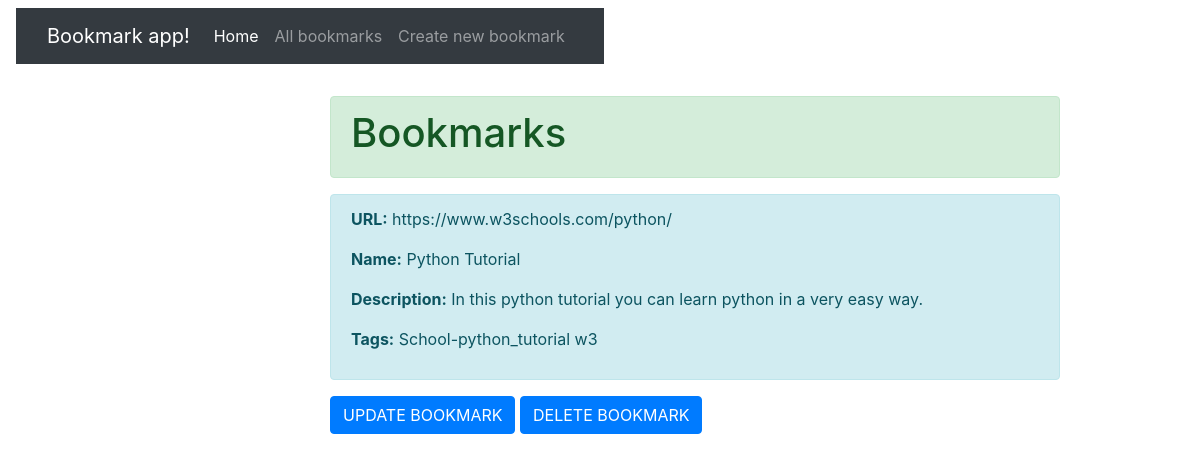
/bookmarks/bookmark/3, run on an earlier commit of the app's database.
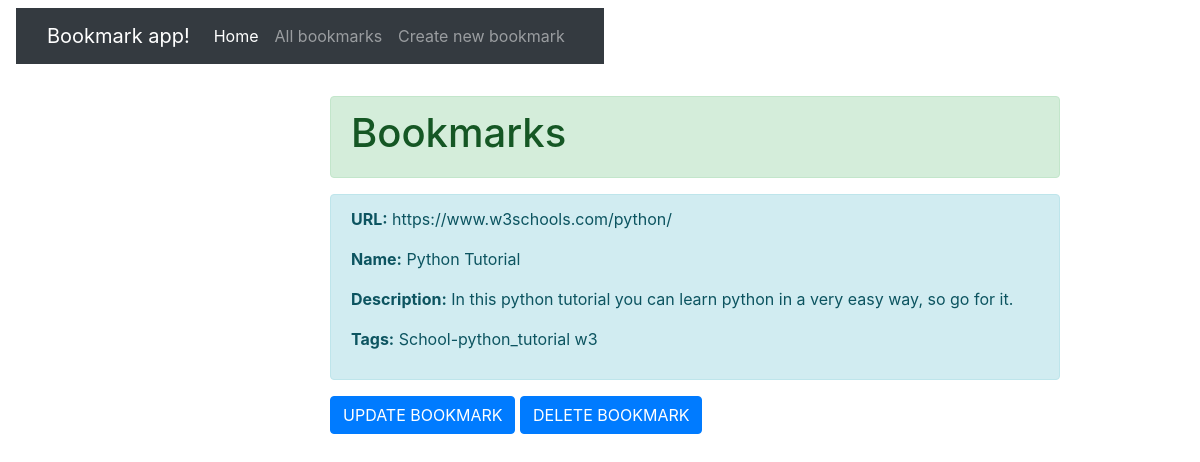
And on a later commit of the database.
### bookmarks/models.py (models this page shows, shortened)
class bookmark(models.Model):
    url = models.URLField(max_length=200, unique=True)
    name = models.CharField(max_length=200)
    description = models.TextField(max_length=1000, help_text='Add description of bookmark')
    tag = TaggableManager()

### bookmarks/views.py (the view)
# urls.py: path('bookmark/<int:pk>', views.BookmarkDetailView.as_view(), name='bookmark-detail'),
class BookmarkDetailView(generic.DetailView):
    model = bookmark
    paginate_by = 4

### bookmarks/templates/bookmarks/bookmark_detail.html
{% extends "base_generic.html" %}
{% block body %}
<div class="alert alert-success" role="alert">
  <h1>Bookmarks</h1>
</div>
<div class="alert alert-info" role="alert">
  <p><strong>URL:</strong> {{ bookmark.url }}</p>
  <p><strong>Name:</strong> {{ bookmark.name }}</p>
  <p><strong>Description:</strong> {{ bookmark.description }}</p>
  <p><strong>Tags:</strong>
  {% for tag in bookmark.tag.all %}
  {{ tag }}
  {% endfor %}</p>
    </div>
    <div class="d-grid gap-2" style="align-content: center; color: #111111">
    <a class="btn btn-primary" href="{% url 'bookmark-update' bookmark.pk %}" role="button">UPDATE BOOKMARK</a>
    <a class="btn btn-primary" href="{% url 'bookmark-delete' bookmark.pk %}" role="button">DELETE BOOKMARK</a>
    <br>
    <br>
</div>
{% endblock %}

What changed in the data, as far as the page shows it:
changed bookmark "https://www.w3schools.com/python/": description "In this python tutorial you can learn python in a very easy way." → "In this python tutorial you can learn python in a very easy way, so go for it."
